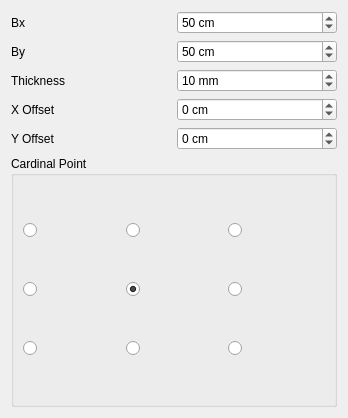
<?xml version="1.0" encoding="UTF-8"?>
<ui version="4.0">
 <class>Dialog</class>
 <widget class="QDialog" name="Dialog">
  <property name="geometry">
   <rect>
    <x>0</x>
    <y>0</y>
    <width>348</width>
    <height>418</height>
   </rect>
  </property>
  <property name="windowTitle">
   <string>Create Base Plate</string>
  </property>
  <property name="windowIcon">
   <iconset resource="../../py_widget/resource.qrc">
    <normaloff>:/safe/Resources/icons/base_plate.svg</normaloff>:/safe/Resources/icons/base_plate.svg</iconset>
  </property>
  <layout class="QGridLayout" name="gridLayout">
   <item row="3" column="0">
    <widget class="QLabel" name="label_2">
     <property name="text">
      <string>Thickness</string>
     </property>
    </widget>
   </item>
   <item row="0" column="0">
    <widget class="QLabel" name="label">
     <property name="text">
      <string>Bx</string>
     </property>
    </widget>
   </item>
   <item row="6" column="0">
    <widget class="QLabel" name="label_6">
     <property name="text">
      <string>Y Offset</string>
     </property>
    </widget>
   </item>
   <item row="3" column="1">
    <widget class="QSpinBox" name="thickness_spin">
     <property name="suffix">
      <string> mm</string>
     </property>
     <property name="minimum">
      <number>4</number>
     </property>
     <property name="maximum">
      <number>100</number>
     </property>
     <property name="singleStep">
      <number>1</number>
     </property>
     <property name="value">
      <number>10</number>
     </property>
    </widget>
   </item>
   <item row="2" column="0">
    <widget class="QLabel" name="label_4">
     <property name="text">
      <string>By</string>
     </property>
    </widget>
   </item>
   <item row="5" column="1">
    <widget class="QSpinBox" name="x_offset_combo">
     <property name="suffix">
      <string> cm</string>
     </property>
     <property name="minimum">
      <number>-3000</number>
     </property>
     <property name="maximum">
      <number>3000</number>
     </property>
     <property name="singleStep">
      <number>5</number>
     </property>
     <property name="value">
      <number>0</number>
     </property>
    </widget>
   </item>
   <item row="2" column="1">
    <widget class="QSpinBox" name="by_spin">
     <property name="suffix">
      <string> cm</string>
     </property>
     <property name="minimum">
      <number>10</number>
     </property>
     <property name="maximum">
      <number>3000</number>
     </property>
     <property name="singleStep">
      <number>5</number>
     </property>
     <property name="value">
      <number>50</number>
     </property>
    </widget>
   </item>
   <item row="5" column="0">
    <widget class="QLabel" name="label_5">
     <property name="text">
      <string>X Offset</string>
     </property>
    </widget>
   </item>
   <item row="0" column="1">
    <widget class="QSpinBox" name="bx_spin">
     <property name="suffix">
      <string> cm</string>
     </property>
     <property name="minimum">
      <number>10</number>
     </property>
     <property name="maximum">
      <number>3000</number>
     </property>
     <property name="singleStep">
      <number>5</number>
     </property>
     <property name="value">
      <number>50</number>
     </property>
    </widget>
   </item>
   <item row="6" column="1">
    <widget class="QSpinBox" name="y_offset_combo">
     <property name="suffix">
      <string> cm</string>
     </property>
     <property name="minimum">
      <number>-3000</number>
     </property>
     <property name="maximum">
      <number>3000</number>
     </property>
     <property name="singleStep">
      <number>5</number>
     </property>
     <property name="value">
      <number>0</number>
     </property>
    </widget>
   </item>
   <item row="7" column="0" colspan="2">
    <widget class="QGroupBox" name="groupBox">
     <property name="title">
      <string>Cardinal Point</string>
     </property>
     <layout class="QGridLayout" name="gridLayout_2">
      <item row="0" column="0">
       <widget class="QRadioButton" name="cardinal_7">
        <property name="text">
         <string/>
        </property>
       </widget>
      </item>
      <item row="0" column="1">
       <widget class="QRadioButton" name="cardinal_8">
        <property name="text">
         <string/>
        </property>
       </widget>
      </item>
      <item row="0" column="2">
       <widget class="QRadioButton" name="cardinal_9">
        <property name="text">
         <string/>
        </property>
       </widget>
      </item>
      <item row="1" column="0">
       <widget class="QRadioButton" name="cardinal_4">
        <property name="text">
         <string/>
        </property>
       </widget>
      </item>
      <item row="1" column="1">
       <widget class="QRadioButton" name="cardinal_5">
        <property name="text">
         <string/>
        </property>
        <property name="checked">
         <bool>true</bool>
        </property>
       </widget>
      </item>
      <item row="1" column="2">
       <widget class="QRadioButton" name="cardinal_6">
        <property name="text">
         <string/>
        </property>
       </widget>
      </item>
      <item row="2" column="0">
       <widget class="QRadioButton" name="cardinal_1">
        <property name="text">
         <string/>
        </property>
       </widget>
      </item>
      <item row="2" column="1">
       <widget class="QRadioButton" name="cardinal_2">
        <property name="text">
         <string/>
        </property>
       </widget>
      </item>
      <item row="2" column="2">
       <widget class="QRadioButton" name="cardinal_3">
        <property name="text">
         <string/>
        </property>
       </widget>
      </item>
     </layout>
    </widget>
   </item>
  </layout>
 </widget>
 <resources>
  <include location="../../py_widget/resource.qrc"/>
 </resources>
 <connections/>
</ui>
